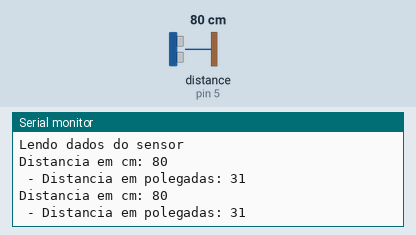
The sketch below on a simulated Arduino Uno, built with avr-gcc and run on an emulated ATmega328P. Shown: the last lines printed to the serial monitor. Inputs (shaded band) come from the test bench; at power-on: distance to the obstacle (sensor on pin 5) 80 cm. The echo pulse lasts 58.3 µs per cm.

Above: at 1.2 s.
1.3 s: distance to the obstacle (sensor on pin 5) set to 2 cm
At 2.6 s:
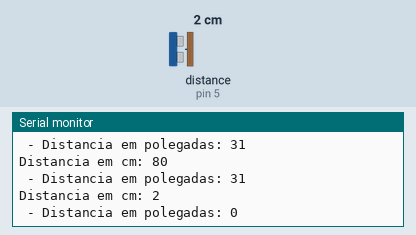
2.8 s: distance to the obstacle (sensor on pin 5) set to 4 cm
At 3.8 s:
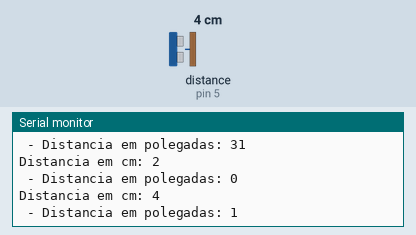
Timing chart, 0 to 5.8 s (numbered marks = the images above; inputs shaded):
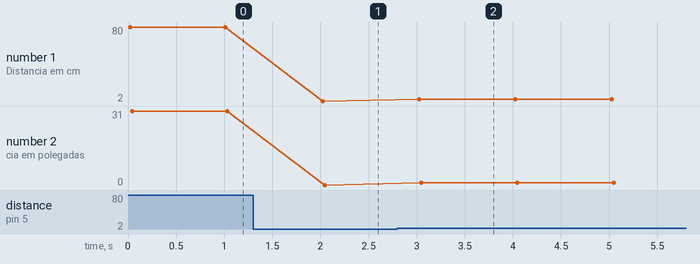

The sketch:

sensor_dist.ino
```cpp
#include <Ultrasonic.h>

#define pino_trigger 4
#define pino_echo 5

Ultrasonic ultrasonic(pino_trigger, pino_echo);

void setup() {
  Serial.begin(9600);
  Serial.println("Lendo dados do sensor");
}

void loop() {
  Serial.print("Distancia em cm: ");
  Serial.println(ultrasonic.read());
  Serial.print(" - Distancia em polegadas: ");
  Serial.println(ultrasonic.read(INC));
  delay(1000);

}
```

Measured:
- after the input at 1.3 s, the serial monitor: prints a new line after 0.72 s (image 1)
- after the input at 2.8 s, the serial monitor: prints a new line after 0.23 s (image 2)
- plotted number 1: 80 → 2 after the input at 1.3 s, 2 → 4 after the input at 2.8 s
- plotted number 2: 31 → 0 after the input at 1.3 s, 0 → 1 after the input at 2.8 s
